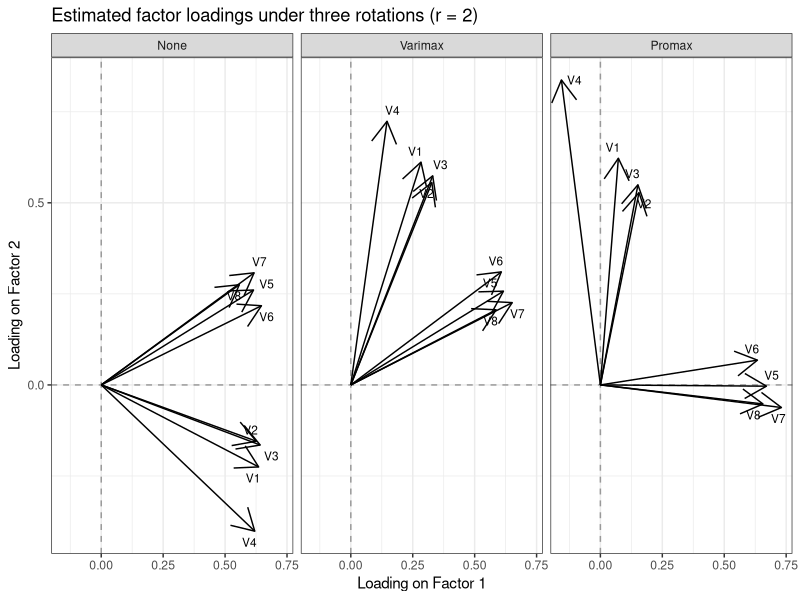

Source code (R):
## ---- chunk 1
knitr::opts_chunk$set(echo = TRUE)
## ---- chunk 2
    lambda <- matrix(c(0.8,0.1, 0.7,0.2, 0.9,0.1, 0.8,0,
                        0.1,0.8, 0.2,0.7, 0.1,0.9, 0,0.8),
                      ncol = 2, byrow = TRUE)
    cov_f <- matrix(c(1,0.6,0.6,1), nrow = 2)
    cov_e <- diag(8)

    cov_pop <- lambda %*% cov_f %*% t(lambda) + cov_e
    cov_pop
## ---- chunk 3
# install this package if you haven't used it before
library(mvtnorm) 
library(tidyverse)
library(ggrepel)

set.seed(2026)
n <- 500
factors <- rmvnorm(n = n, mean = c(0, 0),
                   sigma = cov_f)
errors <- rmvnorm(n = n, mean = rep(0, 8),
                  sigma = cov_e)

y <- factors %*% t(lambda) + errors
y <- as.data.frame(y)
y
## ---- chunk 4
# sample covariance
sample_cov <- cov(y)

# comparison
round(sample_cov - cov_pop, 3)
## ---- chunk 5
    fa_no <- factanal(y, factors = 2, rotation = "none")
    fa_var <- factanal(y, factors = 2, rotation = "varimax")
    fa_pro  <- factanal(y, factors = 2, rotation = "promax")

    print(fa_no, digits = 3, cutoff = 0)
    print(fa_var, digits = 3, cutoff = 0)
    print(fa_pro,  digits = 3, cutoff = 0)
## ---- chunk 6
# A function to extract factor loadings and covert it to a tibble
loading_df <- function(obj, rotation) {
  # arguments:
  # obj: The fitted factor object
  # rotation: name of the rotation used
  obj$loadings |>  
    unclass() |> 
    as.data.frame() |> 
    rownames_to_column() |> 
    as_tibble() |> 
    mutate(rotation = rotation)
}
## ---- chunk 7
# combine all three fits into one tibble
loadings_all <- bind_rows(
  loading_df(fa_no,    "None"),
  loading_df(fa_var, "Varimax"),
  loading_df(fa_pro,  "Promax")
) |>
  rename(variable = rowname) |>
  mutate(rotation = factor(rotation, levels = c("None", "Varimax", "Promax")))

# scatter plot: Factor1 vs Factor2, faceted by rotation
ggplot(loadings_all, aes(x = Factor1, y = Factor2, label = variable)) +
  geom_hline(yintercept = 0, linetype = "dashed", colour = "grey60") +
  geom_vline(xintercept = 0, linetype = "dashed", colour = "grey60") +
  geom_segment(aes(xend = Factor1, yend = Factor2, x = 0, y = 0),
 arrow = arrow()) +
  geom_text_repel(size = 3) +
  facet_wrap(~ rotation) +
  # coord_fixed(xlim = c(-0.5, 1), ylim = c(-0.5, 1)) +
  labs(title = "Estimated factor loadings under three rotations (r = 2)",
       x = "Loading on Factor 1", y = "Loading on Factor 2") +
  theme_bw()
